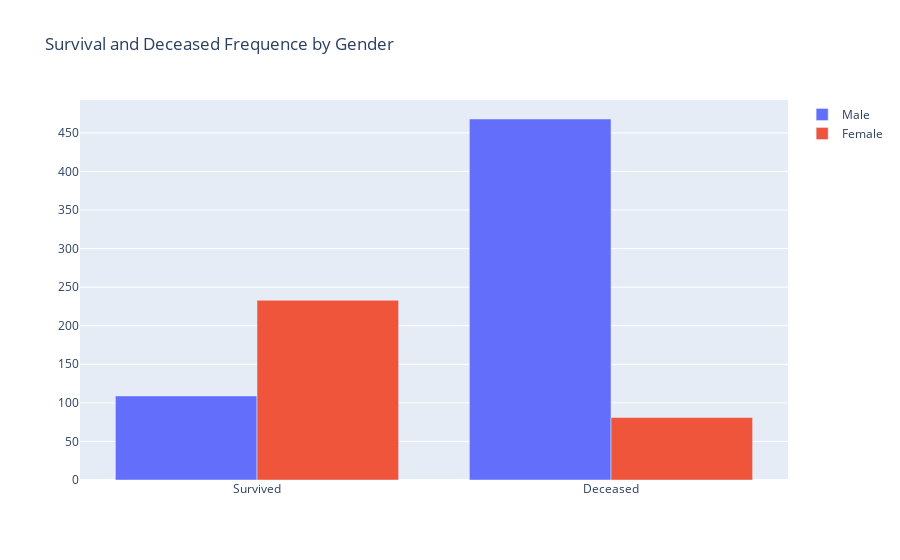

Notebook code cell kept with this figure:
### Code cell
fig_survival_deceased_bar = go.Figure(data= [
    go.Bar(name="Male", x=["Survived","Deceased"], y=[amount_survived_m,amount_deceased_m]),
    go.Bar(name="Female", x=["Survived","Deceased"], y=[amount_survived_f,amount_deceased_f])
])

fig_survival_deceased_bar.update_layout(barmode='group', title="Survival and Deceased Frequence by Gender")
fig_survival_deceased_bar.show()

### Figure 1 — Plotly figure (JSON) as saved in the notebook; plotly's stock layout.template omitted (floating-point values rounded to 4 significant figures)
{"data": [{"name": "Male", "type": "bar", "x": ["Survived", "Deceased"], "y": [109, 468]}, {"name": "Female", "type": "bar", "x": ["Survived", "Deceased"], "y": [233, 81]}], "layout": {"barmode": "group", "title": {"text": "Survival and Deceased Frequence by Gender"}}}
